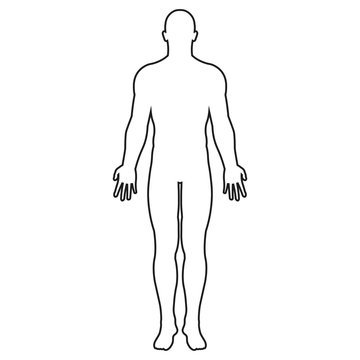
#> input picture projects/Python Gui Scripts/human_outline.jpg, 360 x 360 px
$ python -i swimming.py   (imports and definitions only)
#> lines starting #> are read from the running program, lines starting #| are printed output that depends on the picture; after the words box and inside, x2 and y2 are one past the last pixel; in counts of white or black regions, pixels touching at a corner belong together
#> further down, picture is the input picture: PIL image 360x360 L; min 0, max 255, mean 249.2
import sys, os, time, math, re, logging, socket, queue
from PyQt5 import QtCore
from PyQt5.QtWidgets import (
    QApplication, QWidget, QHBoxLayout, QVBoxLayout,
    QSlider, QPushButton, QLabel
)
from PyQt5.QtCore import Qt, QTimer, pyqtSignal, QThread, pyqtSlot
from PyQt5.QtGui import QPainter, QPen, QFont, QPixmap, QImage, QPalette, QColor
from PIL import Image, ImageDraw, ImageChops

# ——— Logging setup ———
# [5 lines not run here, left out]
logger = logging.getLogger(__name__)
# ——— Configuration ———

BAUD               = 115200     # your ESP32 baud rate
ROLL_THRESHOLD     = 10         # tilt beyond which top zones light up
PITCH_THRESHOLD    = 10         # tilt beyond which bottom zones light up
MAX_POINTS         = 1000       # how many history points to keep
FLASH_DURATION_MS  = 200        # how long the clicked quadrant flashes
RETRY_DELAY        = 5          # seconds between serial‐retry attempts


# near the top of your file, before BLEWorker
pattern = re.compile(
    r'^\s*([0-9]+\.[0-9]+),'      # timestamp
    r'\s*([+-]?\d+(?:\.\d+)?),'   # roll
    r'\s*([+-]?\d+(?:\.\d+)?)'    # pitch
)


# [48 lines that did not run here, left out]


def make_silhouette_mask(img: Image.Image) -> Image.Image:
    gray   = img.convert("L")
    stroke = gray.point(lambda p: 255 if p < 128 else 0)
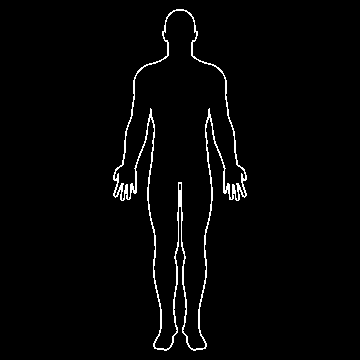
#> stroke: PIL image 360x360 L; 2.2% white in thin lines or dots, all inside (x1, y1, x2, y2) = (113, 9, 247, 351)
    white  = gray.point(lambda p: 255 if p > 128 else 0)
    ImageDraw.floodfill(white, (0, 0), 0)
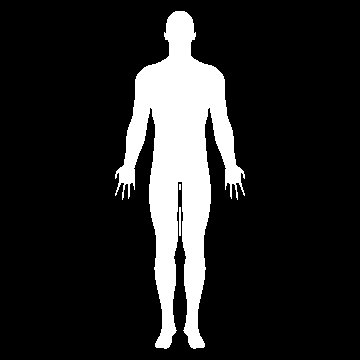
#> white: PIL image 360x360 L; 14.4% white; 3 white regions (1 under 20 px), largest, box (x1, y1, x2, y2) and area: (115, 11, 245, 349) 18540, (179, 207, 181, 236) 58
    return ImageChops.add(stroke, white)
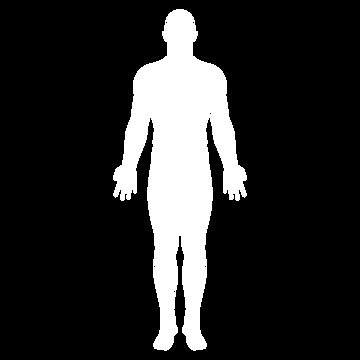
#> returned value: PIL image 360x360 L; 16.6% white; 1 white region, box (x1, y1, x2, y2) and area: (113, 9, 247, 351) 21524


class HeatmapWidget(QWidget):
    sectionClicked = pyqtSignal(str)

    # fraction down from top where the neck line should lie
    NECK_FRACTION = 0.2

    # [8 lines left out: function __init__, not called in this run]

    def setAngles(self, roll, pitch):
        self.roll, self.pitch = roll, pitch
        self.update()

    # [23 lines left out: function mousePressEvent, not called in this run]

    def clearFlash(self):
        self.flash_section = None
        self.update()

    # [58 lines left out: function paintEvent, not called in this run]


class AngleHistoryWidget(QWidget):
    # [8 lines left out: function __init__, not called in this run]

    def setValue(self, v):
        self.value = v
        self.update()

    # [20 lines left out: function paintEvent, not called in this run]


# [79 lines that did not run here, left out]


class SwimMonitor(QWidget):
    # [24 lines left out: functions __init__, update_heatmap, not called in this run]


# [46 lines not run here, left out]

>>> from PIL import Image
>>> picture = Image.open('human_outline.jpg')
>>> result = make_silhouette_mask(picture)
